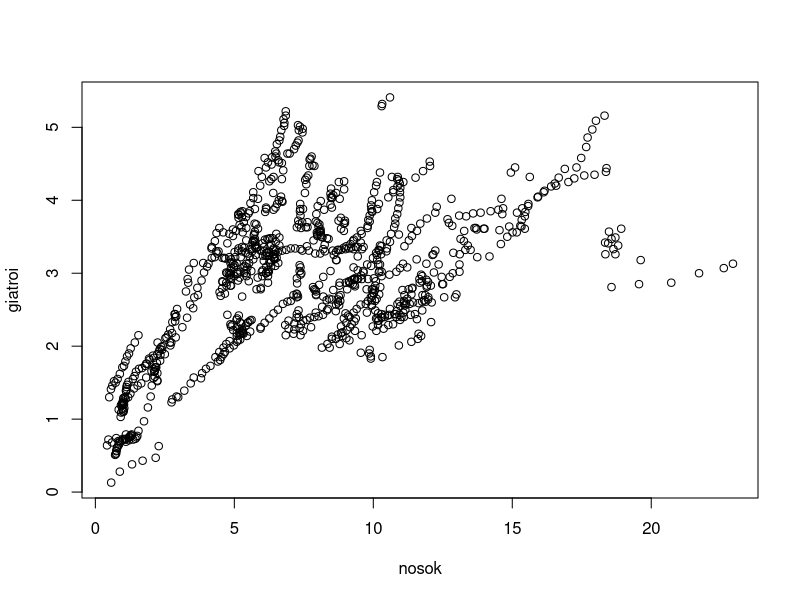
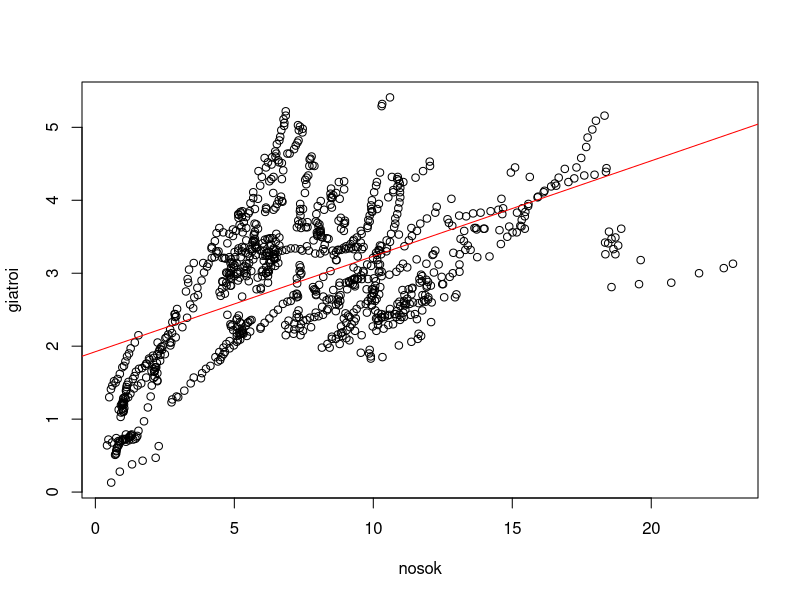
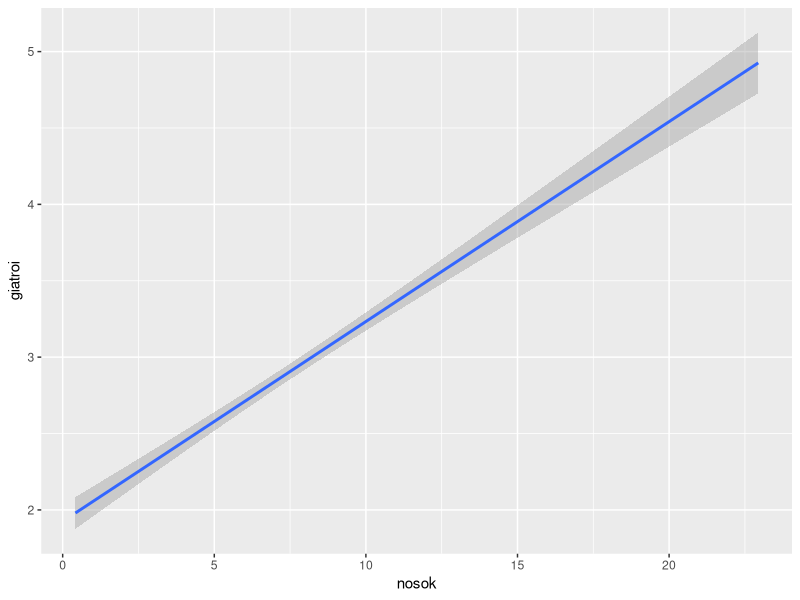
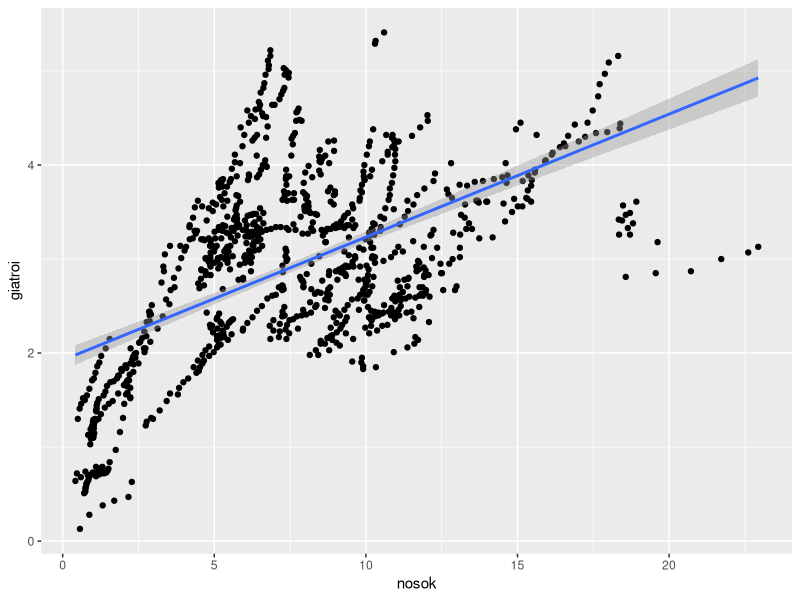
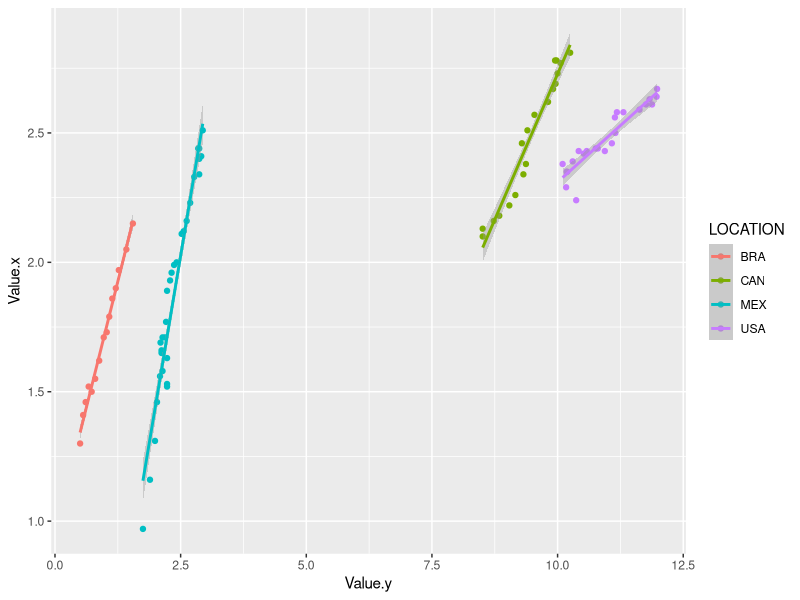
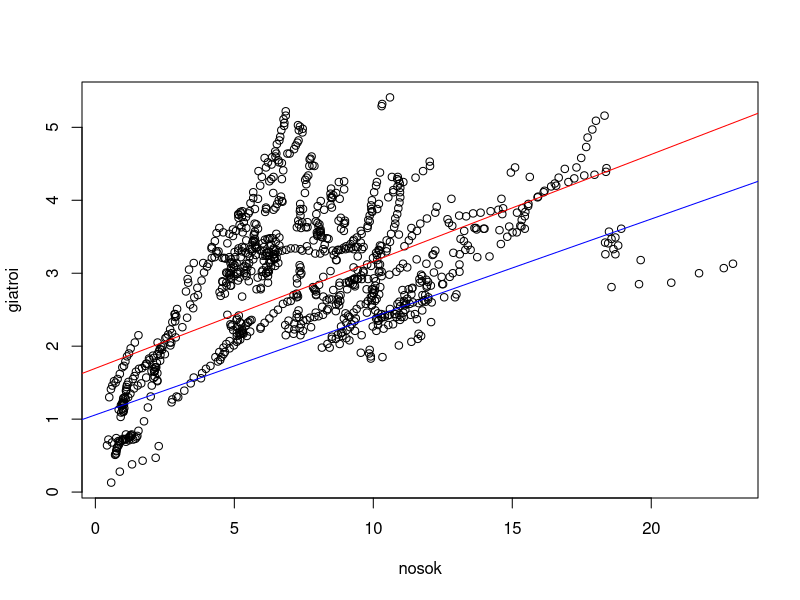

The R source for these figures, in order:
## ---- chunk 1
knitr::opts_chunk$set(echo = TRUE)
library(kableExtra)
## ---- chunk 2
rm(list = ls())
## ---- chunk 3
doctorsPer1000 <- read.csv("doctorsPer1000.csv", na.string = "")
knitr::kable(head(doctorsPer1000, n=100)) %>%
  kable_styling("striped", full_width = F) %>%
  scroll_box(width = "100%", height = "200px")
## ---- chunk 4
nurcesPer1000 <- read.csv("nurcesPer1000.csv", na.string = "")
knitr::kable(head(nurcesPer1000, n=100)) %>%
  kable_styling("striped", full_width = F) %>%
  scroll_box(width = "100%", height = "200px")
## ---- chunk 5
DocNurc <- merge(doctorsPer1000,nurcesPer1000,by=c("LOCATION","TIME"))
## ---- chunk 6
knitr::kable(head(DocNurc, n=100)) %>%
  kable_styling("striped", full_width = F) %>%
  scroll_box(width = "100%", height = "200px")
## ---- chunk 7
giatroi <- DocNurc$Value.x
nosok <- DocNurc$Value.y
## ---- chunk 8
cor(giatroi,nosok)
## ---- chunk 9
lm(giatroi ~ nosok)
## ---- chunk 10
plot(giatroi ~ nosok)
## ---- chunk 11
plot(giatroi ~ nosok)
abline(lm(giatroi ~ nosok), col = "red")
## ---- chunk 12
if(!require(ggplot2)){
    install.packages("ggplot2")
    library(ggplot2)
}
DocNurcEyth <- ggplot(DocNurc, aes(x = nosok, y = giatroi))
DocNurcEyth + geom_smooth(method='lm')
## ---- chunk 13
DocNurcEyth + geom_point() + geom_smooth(method='lm')
## ---- chunk 14
XoresHpiroi2 <- read.delim("XoresHpiroi2.txt", header = TRUE, sep = ",")
knitr::kable(XoresHpiroi2) %>%
  kable_styling("striped", full_width = F) %>%
  scroll_box(width = "100%", height = "200px")
## ---- chunk 15
names(XoresHpiroi2)[names(XoresHpiroi2) == "Three_Letter_Country_Code"] <- "LOCATION"
## ---- chunk 16
DocNurcCont <- merge(DocNurc,XoresHpiroi2,by = "LOCATION")
## ---- chunk 17
knitr::kable(head(DocNurcCont,n=100)) %>%
  kable_styling("striped", full_width = F) %>%
  scroll_box(width = "100%", height = "200px")
## ---- chunk 18
DocNurcAm <- DocNurcCont[DocNurcCont$Continent_Name == "South America" | DocNurcCont$Continent_Name == "North America", ]
## ---- chunk 19
knitr::kable(DocNurcAm) %>%
  kable_styling("striped", full_width = F) %>%
  scroll_box(width = "100%", height = "200px")
## ---- chunk 20
DocNurcEythAm <- ggplot(DocNurcAm, aes(x = Value.y, y = Value.x, color=LOCATION))
DocNurcEythAm + geom_point() + geom_smooth(method='lm')
## ---- chunk 21
GramGiatNos <- lm(giatroi ~ nosok)
summary(GramGiatNos)
## ---- chunk 22
if(!require(quantreg)){
    install.packages("quantreg")
    library(quantreg)
}
## ---- chunk 23
rq(giatroi ~ nosok)
## ---- chunk 24
rq(giatroi ~ nosok, tau = 0.15)
## ---- chunk 25
plot(giatroi ~ nosok) 
abline(rq(giatroi ~ nosok), col="red")
abline(rq(giatroi ~ nosok, tau = 0.15), col="blue")
